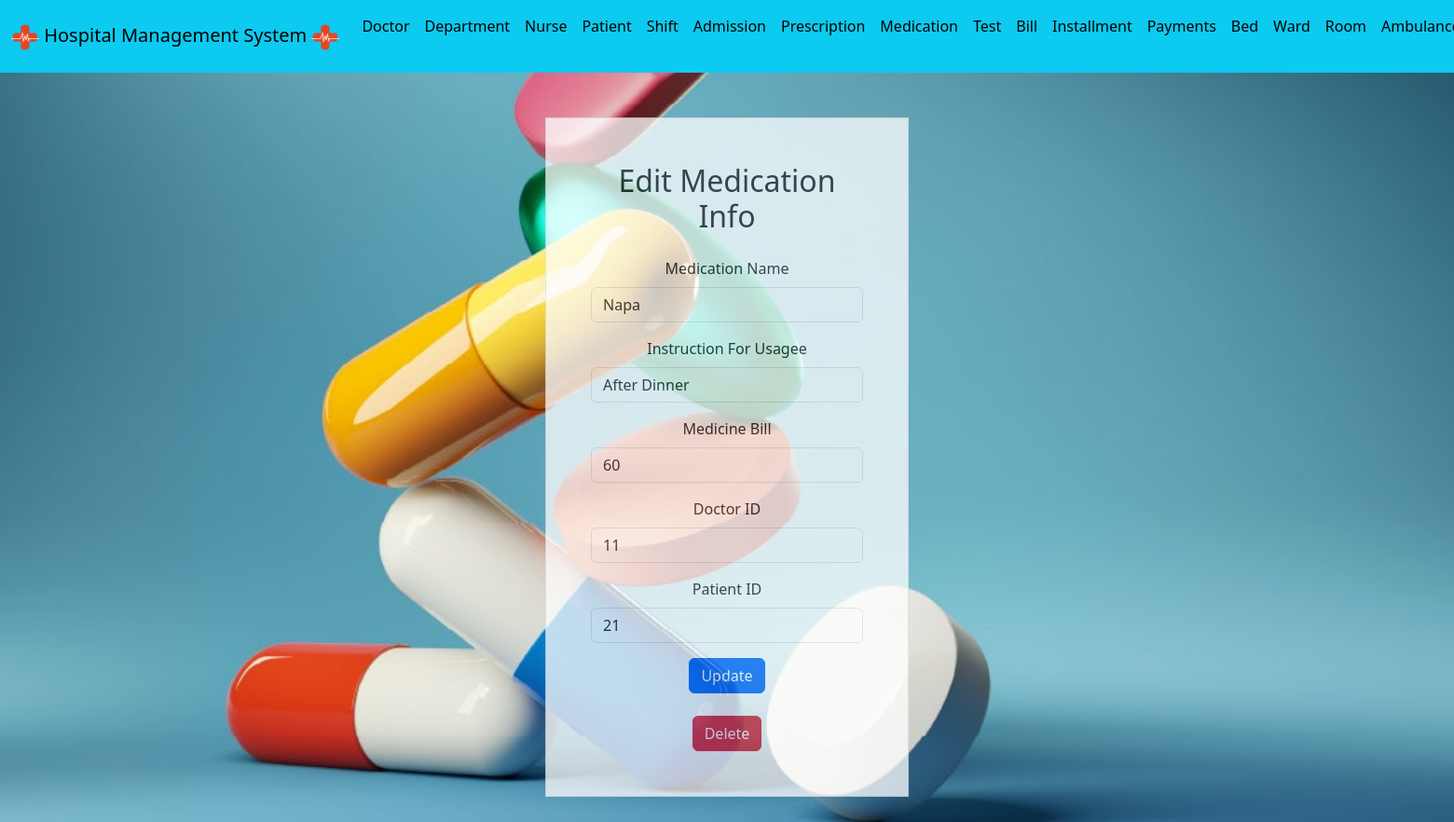
Screenshot of /Website/edit_medication.php?id=61 (signed in) with the database file from the repository.
### tables this page shows
CREATE TABLE `medication` (
  `Medication_ID` int(10) NOT NULL,
  `Medication_Name` varchar(20) NOT NULL,
  `Instruction_For_Usage` text NOT NULL,
  `Medicine_Bill` int(255) NOT NULL,
  `Doctor_ID` int(10) DEFAULT NULL,
  `Patient_ID` int(10) DEFAULT NULL
);

### Website/edit_medication.php (the view, shortened to what this page needs)
<!DOCTYPE html>
<html>
<?php
include("connect.php");
if (isset($_GET['id'])) {
    $id = mysqli_real_escape_string($conn, $_GET['id']);
    $sql = "SELECT * FROM medication WHERE Medication_ID = $id";
    $result = mysqli_query($conn, $sql);
    $medication = mysqli_fetch_assoc($result);
}
include("header.php");
?>
<head>
    <link rel="stylesheet" href="https://cdn.jsdelivr.net/npm/bootstrap@5.3.2/dist/css/bootstrap.min.css">
</head>
<body style="background-image: url(img/medicine.jpeg);background-size: cover;background-repeat: no-repeat;">
    <div class="container text-center w-25 p-5 my-5 bg-white border opacity-75">
        <h2 class="text-center mb-4">Edit Medication Info</h2>
        <form action="edit_medication.php" method="POST">
            <div class="mb-3">
                <label for="Medication_Name" class="form-label">Medication Name</label>
                <input type="text" class="form-control" id="Medication_Name" name="Medication_Name" value="<?php echo $medication['Medication_Name']; ?>" required>
            </div>
            <div class="mb-3">
                <label for="Instruction_For_Usage" class="form-label">Instruction For Usagee</label>
                <input type="text" class="form-control" id="Instruction_For_Usage" name="Instruction_For_Usage" value="<?php echo $medication['Instruction_For_Usage']; ?>" required>
            </div>
            <div class="mb-3">
                <label for="Medicine_Bill" class="form-label"> Medicine Bill</label>
                <input type="number" class="form-control" id=" Medicine_Bill" name=" Medicine_Bill" value="<?php echo $medication['Medicine_Bill']; ?>" required>
            </div>
            <div class="mb-3">
                <label for=" Doctor_ID" class="form-label"> Doctor ID</label>
                <input type="number" class="form-control" id="Doctor_ID" name="Doctor_ID" value="<?php echo $medication['Doctor_ID']; ?>" required>
            </div>
            <div class="mb-3">
                <label for=" Patient_ID" class="form-label"> Patient ID</label>
                <input type="number" class="form-control" id=" Patient_ID" name=" Patient_ID" value="<?php echo $medication['Patient_ID']; ?>" required>
            </div>
            <button type="submit" name="update" class="btn btn-primary">Update</button>
        </form>
        <br>
        <form action="medication.php?id=<?php echo htmlspecialchars($medication['Medication_ID']); ?>" method="POST">
            <input type="submit" name="delete" value="Delete" class="btn btn-danger">
        </form>
    </div>
</body>
</html>

### rows the page displays
medication: Medication_Name "Napa", Instruction_For_Usage "After Dinner", Medicine_Bill "60", Doctor_ID "11", Patient_ID "21"
